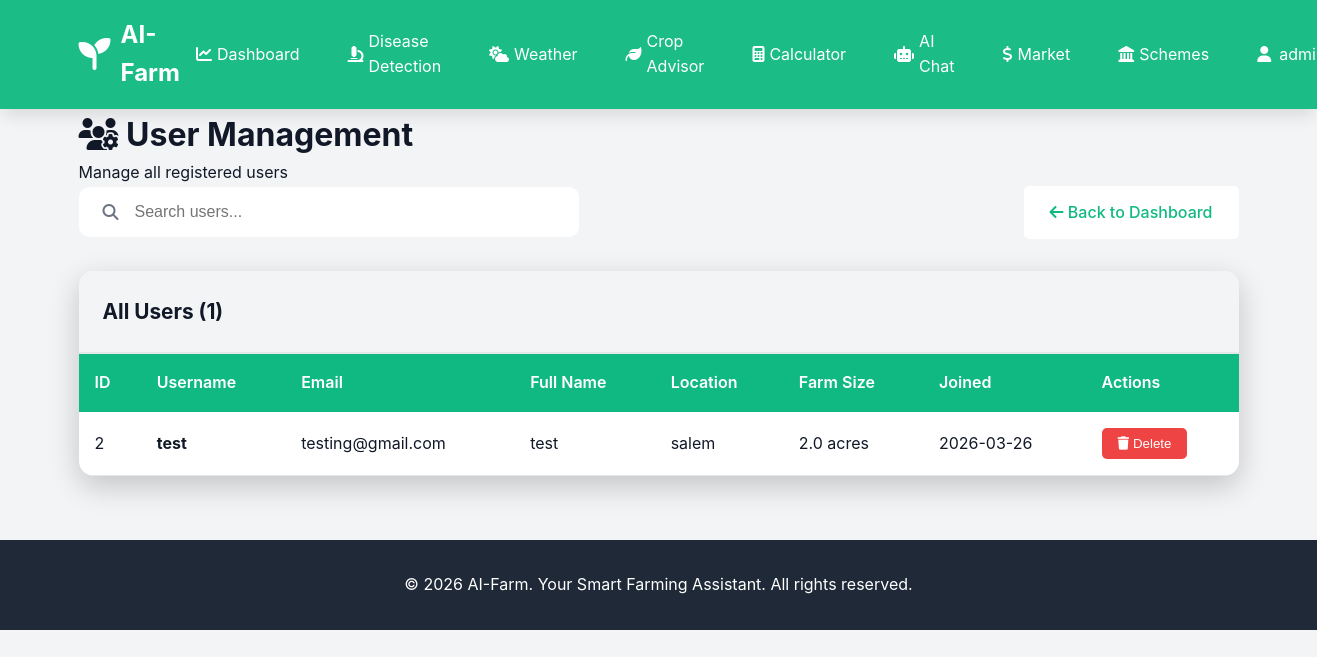
/admin/users (signed in), run on an earlier commit of the app's database.
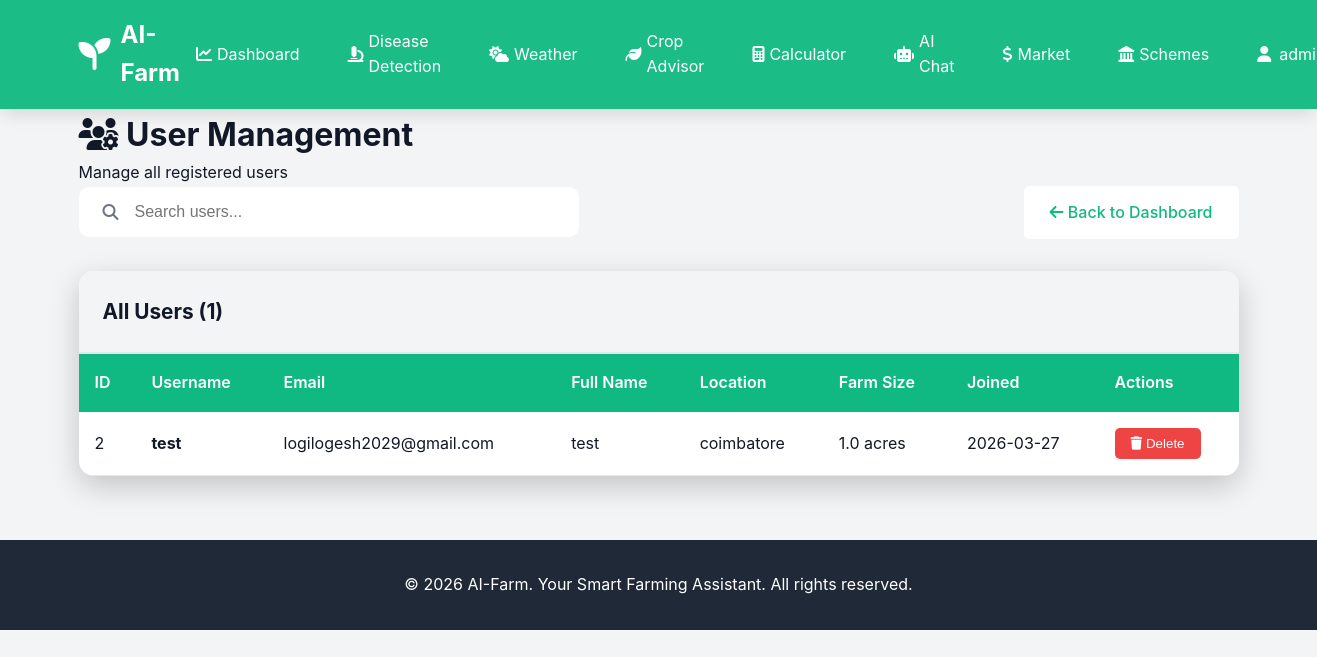
And on a later commit of the database.
### tables this page shows
CREATE TABLE users
                 (id INTEGER PRIMARY KEY AUTOINCREMENT,
                  username TEXT UNIQUE NOT NULL,
                  email TEXT UNIQUE NOT NULL,
                  password TEXT NOT NULL,
                  full_name TEXT,
                  farm_location TEXT,
                  farm_size REAL,
                  is_admin INTEGER DEFAULT 0,
                  created_at TIMESTAMP DEFAULT CURRENT_TIMESTAMP);

### app.py (the view)
@app.route('/admin/users')
@admin_required
def admin_users():
    conn = sqlite3.connect('aifarm.db')
    conn.row_factory = sqlite3.Row
    c = conn.cursor()
    c.execute('SELECT * FROM users WHERE is_admin = 0 ORDER BY created_at DESC')
    users = c.fetchall()
    conn.close()
    return render_template('admin_users.html', users=users)

### app.py (called while the page is built)
def admin_required(f):
    @wraps(f)
    def decorated_function(*args, **kwargs):
        if 'user_id' not in session:
            flash('Please log in to access this page.', 'warning')
            return redirect(url_for('login'))
        conn = sqlite3.connect('aifarm.db')
        conn.row_factory = sqlite3.Row
        c = conn.cursor()
        c.execute('SELECT is_admin FROM users WHERE id = ?', (session['user_id'],))
        user = c.fetchone()
        conn.close()
        if not user or not user['is_admin']:
            flash('Access denied. Admin privileges required.', 'error')
            return redirect(url_for('dashboard'))
        return f(*args, **kwargs)
    return decorated_function

### templates/admin_users.html (shortened to what this page needs)
{% extends "base.html" %}
{% block content %}
<div class="admin-container">
    <div class="container">
        <div class="admin-header">
            <h1><i class="fas fa-users-cog"></i> User Management</h1>
            <p>Manage all registered users</p>
        </div>
        <div class="admin-toolbar">
            <div class="search-box">
                <i class="fas fa-search"></i>
                <input type="text" id="searchUsers" placeholder="Search users...">
            </div>
            <a href="{{ url_for('admin_panel') }}" class="btn btn-secondary">
                <i class="fas fa-arrow-left"></i> Back to Dashboard
            </a>
        </div>
        <div class="users-card">
            <div class="card-header">
                <h2>All Users ({{ users|length }})</h2>
            </div>
            <div class="table-responsive">
                <table class="users-table">
                    <thead>
                        <tr>
                            <th>ID</th>
                            <th>Username</th>
                            <th>Email</th>
                            <th>Full Name</th>
                            <th>Location</th>
                            <th>Farm Size</th>
                            <th>Joined</th>
                            <th>Actions</th>
                        </tr>
                    </thead>
                    <tbody>
                        {% for user in users %}
                        <tr>
                            <td>{{ user.id }}</td>
                            <td><strong>{{ user.username }}</strong></td>
                            <td>{{ user.email }}</td>
                            <td>{{ user.full_name or 'N/A' }}</td>
                            <td>{{ user.farm_location or 'N/A' }}</td>
                            <td>{{ user.farm_size or 'N/A' }} acres</td>
                            <td>{{ user.created_at[:10] }}</td>
                            <td>
                                <button onclick="deleteUser({{ user.id }}, '{{ user.username }}')" class="btn-delete">
                                    <i class="fas fa-trash"></i> Delete
                                </button>
                            </td>
                        </tr>
                        {% endfor %}
                    </tbody>
                </table>
            </div>
        </div>
    </div>
</div>
{% endblock %}

What changed in the data, as far as the page shows it:
changed users "test": email "testing@gmail.com" → "logilogesh2029@gmail.com"; farm_location "salem" → "coimbatore"; farm_size "2.0" → "1.0"; created_at "2026-03-26" → "2026-03-27"
